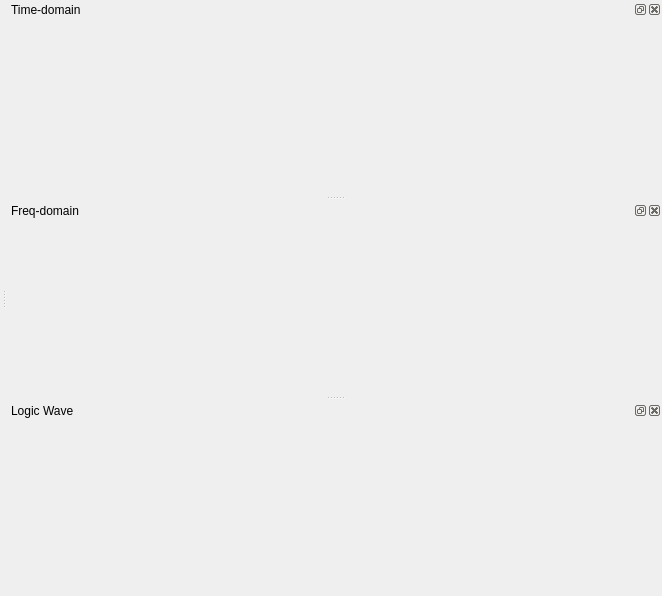
<?xml version="1.0" encoding="UTF-8"?>
<ui version="4.0">
 <class>ScopesWindowClass</class>
 <widget class="QMainWindow" name="ScopesWindowClass">
  <property name="geometry">
   <rect>
    <x>0</x>
    <y>0</y>
    <width>662</width>
    <height>596</height>
   </rect>
  </property>
  <property name="windowTitle">
   <string>CETC58 ADC Analyzer Ver2.0</string>
  </property>
  <property name="dockNestingEnabled">
   <bool>false</bool>
  </property>
  <property name="dockOptions">
   <set>QMainWindow::AllowTabbedDocks|QMainWindow::AnimatedDocks</set>
  </property>
  <widget class="QWidget" name="centralWidget">
   <property name="sizePolicy">
    <sizepolicy hsizetype="Minimum" vsizetype="Minimum">
     <horstretch>0</horstretch>
     <verstretch>0</verstretch>
    </sizepolicy>
   </property>
   <property name="maximumSize">
    <size>
     <width>1</width>
     <height>1</height>
    </size>
   </property>
   <layout class="QHBoxLayout" name="horizontalLayout">
    <property name="sizeConstraint">
     <enum>QLayout::SetDefaultConstraint</enum>
    </property>
   </layout>
  </widget>
  <widget class="QDockWidget" name="dockWidgetWave">
   <property name="sizePolicy">
    <sizepolicy hsizetype="Expanding" vsizetype="Preferred">
     <horstretch>0</horstretch>
     <verstretch>0</verstretch>
    </sizepolicy>
   </property>
   <property name="allowedAreas">
    <set>Qt::RightDockWidgetArea</set>
   </property>
   <property name="windowTitle">
    <string>Time-domain</string>
   </property>
   <attribute name="dockWidgetArea">
    <number>2</number>
   </attribute>
   <widget class="QWidget" name="dockWidgetContents_4"/>
  </widget>
  <widget class="QDockWidget" name="dockWidgetFFT">
   <property name="sizePolicy">
    <sizepolicy hsizetype="Expanding" vsizetype="Preferred">
     <horstretch>0</horstretch>
     <verstretch>0</verstretch>
    </sizepolicy>
   </property>
   <property name="allowedAreas">
    <set>Qt::RightDockWidgetArea</set>
   </property>
   <property name="windowTitle">
    <string>Freq-domain</string>
   </property>
   <attribute name="dockWidgetArea">
    <number>2</number>
   </attribute>
   <widget class="QWidget" name="dockWidgetContents_5"/>
  </widget>
  <widget class="QDockWidget" name="dockWidgetLogicWave">
   <property name="sizePolicy">
    <sizepolicy hsizetype="Expanding" vsizetype="Preferred">
     <horstretch>0</horstretch>
     <verstretch>0</verstretch>
    </sizepolicy>
   </property>
   <property name="allowedAreas">
    <set>Qt::RightDockWidgetArea</set>
   </property>
   <property name="windowTitle">
    <string>Logic Wave</string>
   </property>
   <attribute name="dockWidgetArea">
    <number>2</number>
   </attribute>
   <widget class="QWidget" name="dockWidgetContents_2"/>
  </widget>
  <action name="actionSaveData">
   <property name="text">
    <string>保存动态数据(S)</string>
   </property>
  </action>
  <action name="actionLoadData">
   <property name="text">
    <string>读入动态数据(R)</string>
   </property>
  </action>
  <action name="action_3">
   <property name="text">
    <string>退出(X)</string>
   </property>
  </action>
  <action name="actionSpiCtrl">
   <property name="text">
    <string>SPI控制(C)</string>
   </property>
  </action>
  <action name="actionFftDepth">
   <property name="text">
    <string>FFT深度(D)</string>
   </property>
  </action>
  <action name="actionSpectrum">
   <property name="checkable">
    <bool>true</bool>
   </property>
   <property name="enabled">
    <bool>false</bool>
   </property>
   <property name="text">
    <string>频谱分析(&amp;F)</string>
   </property>
  </action>
  <action name="actionLogic">
   <property name="checkable">
    <bool>true</bool>
   </property>
   <property name="text">
    <string>逻辑分析(&amp;L)</string>
   </property>
  </action>
  <action name="action_7">
   <property name="text">
    <string>帮助主题(&amp;T)</string>
   </property>
  </action>
  <action name="action_AboutAdcAnalyzer">
   <property name="text">
    <string>关于ADC Analyzer（&amp;A）</string>
   </property>
  </action>
  <action name="actionPowerStatus">
   <property name="text">
    <string>电源状态</string>
   </property>
  </action>
  <action name="actionADC">
   <property name="text">
    <string>ADC类型</string>
   </property>
  </action>
  <action name="actionSIGNAL">
   <property name="text">
    <string>时钟和信号</string>
   </property>
  </action>
  <action name="actionSPAN">
   <property name="text">
    <string>SPAN</string>
   </property>
  </action>
  <action name="actionLoadStaticData">
   <property name="text">
    <string>读入静态数据</string>
   </property>
  </action>
 </widget>
 <layoutdefault spacing="6" margin="11"/>
 <resources>
  <include location="mainwindow.qrc"/>
 </resources>
 <connections/>
</ui>
